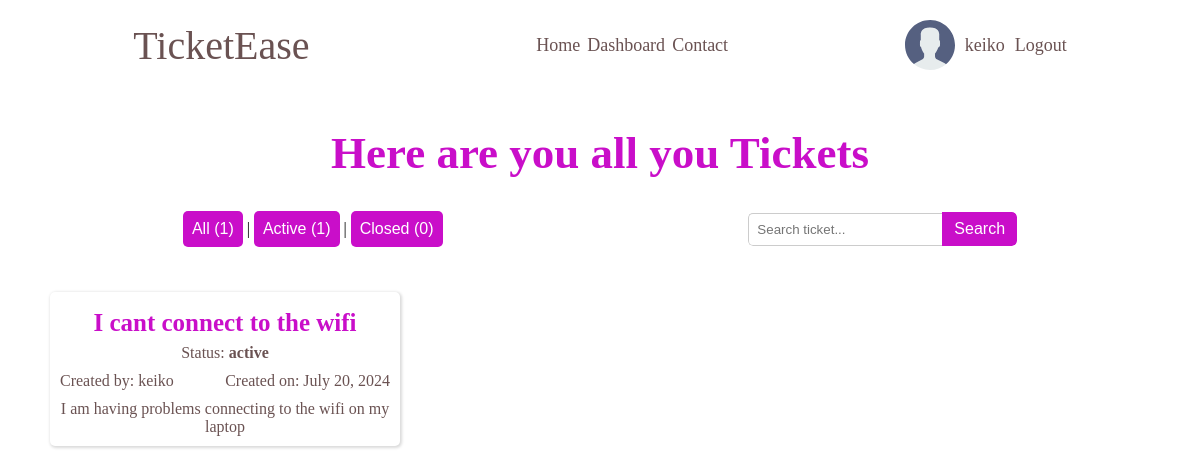
/engineer/keiko/dashboard?status=active (signed in), run on an earlier commit of the app's database.
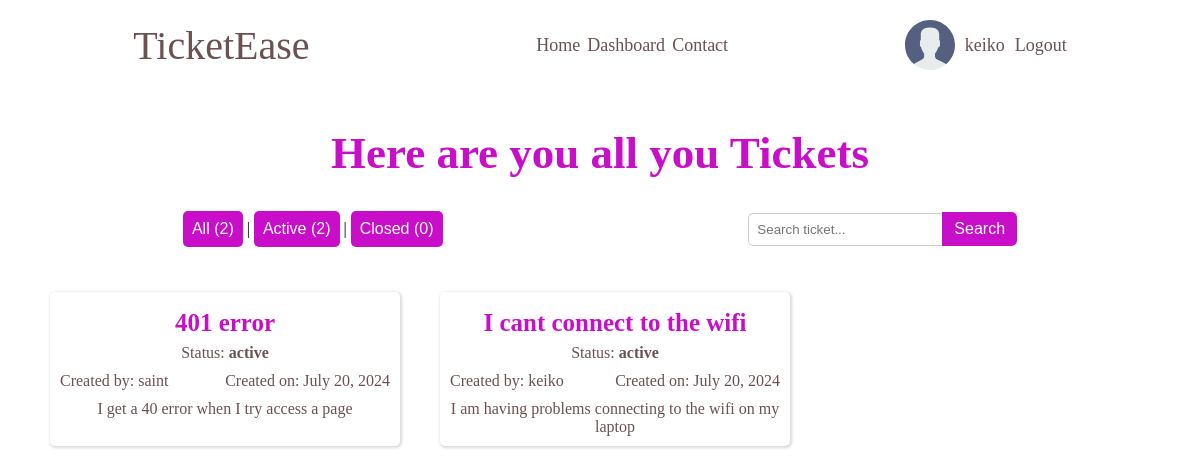
And on a later commit of the database.
### tickets/models.py (models this page shows, shortened)
class Ticket(models.Model):
    STATUS = (
        ('open', 'open'),
        ('active', 'active'),
        ('closed', 'closed'),
    )
    ticket_id = models.UUIDField(default=uuid.uuid4)
    slug = models.SlugField(unique=True)
    title = models.CharField(max_length=100)
    description = models.TextField()
    status = models.CharField(max_length=100, choices=STATUS, default='open')
    attachments = models.ImageField(null=True, blank=True, upload_to='attachments/')
    created_by = models.ForeignKey(CustomUser, on_delete=models.SET_NULL, null=True, related_name='created_by')
    assigned_to = models.ForeignKey(CustomUser, on_delete=models.SET_NULL, null=True, blank=True, related_name='assigned_to')
    accepted_on = models.DateTimeField(null=True, blank=True)
    closed_on = models.DateTimeField(null=True, blank=True)
    updated_on = models.DateTimeField(auto_now=True)
    created_on = models.DateTimeField(auto_now_add=True)

### accounts/models.py (models this page shows)
class CustomUser(AbstractUser):
    USER_TYPE = (
        ('client', 'client'),
        ('engineer', 'engineer'),
    )
    email = models.EmailField()
    bio = models.TextField()
    user_type = models.CharField(max_length=10, choices=USER_TYPE, default='client')
    avatar = models.ImageField(null=True, default="avatars/default_avatar.svg", upload_to='avatars/')

### tickets/views.py (the view, shortened to what this page needs)
# urls.py: path('engineer/<str:username>/dashboard', engineerDashboard, name='engineer-dashboard'),
@login_required(login_url=('account_login'))
def engineerDashboard(request, username):
    current_engineer = get_object_or_404(CustomUser, username=username)
    tickets = Ticket.objects.filter(assigned_to=current_engineer)
    status = request.GET.get('status')
    query = request.GET.get('Q')
    if status:
        tickets = Ticket.objects.filter(status=status)
    tickets = tickets.order_by('-status', '-created_on')
    all_count = tickets.count()
    active_count = tickets.filter(status='active').count()
    closed_count = tickets.filter(status='closed').count()
    context = {
        'tickets': tickets,
        'all_count': all_count,
        'active_count': active_count,
        'closed_count': closed_count,
        }
    return render(request, 'tickets/engineer-dashboard.html', context)

### tickets/templates/tickets/engineer-dashboard.html (shortened to what this page needs)
{% extends 'tickets/index.html' %}
{% load static %}
{% block css %}
    <link rel="stylesheet" href="{% static  'tickets/styles/dashboards.css' %}">
{% endblock %}
{% block content %}
    <section class="dashboard-container">
        <div class="title">
            <h1>Here are you all you Tickets</h1>
        </div>
        <section class="search-filters">
            <section class="status-filters">
                <div class="filter-btns">
                    <button>
                        <a href="{% url 'engineer-dashboard' username=request.user.username %}?status=" style="color: white;">All ({{ all_count }})</a>
                    </button>
                    |
                    <button>
                        <a href="{% url 'engineer-dashboard' username=request.user.username %}?status=active" style="color: white;">Active ({{ active_count }})</a>
                    </button>
                    |
                    <button>
                        <a href="{% url 'engineer-dashboard' username=request.user.username %}?status=closed" style="color: white;">Closed ({{ closed_count }})</a>
                    </button>
                </div>
            </section>
            <section class="search-bar-container">
                <form class="search-bar method="GET" action="{% url 'tickets-view' %}">
                    <input type="text" name="q" placeholder="Search ticket...">
                    <button type="submit">Search</button>
                </form>
            </section>
        </section>
        <section class="tickets">
            {% for ticket in tickets %}
                <div class="ticket-container">
                    <section class="ticket-details">
                        <div class="title">
                            <h2 style="font-size: 25px;"> <a href="{% url 'ticket-details' slug=ticket.slug %}" style="color: rgb(201, 14, 201);">{{ ticket.title }}</a></h2>
                        </div>
                        <section class="status">
                            <p style="text-align: center;">Status: <b>{{ ticket.status }}</b></p>
                        </section>
                        <div class="detail-header">
                            <div class="created-by">
                                <p>Created by: {{ticket.created_by}}</p>
                            </div>
                            <div class="date">
                                <p>Created on: {{ticket.created_on | date:'F j, Y' }}</p>
                            </div>
                        </div>
                        <section class="description">
                            <p>{{ ticket.description | truncatechars:100 }}</p>
                        </section>
                    </section>
                </div>
            {% endfor %}
        </section>
    </section>
{% endblock %}

What changed in the data, as far as the page shows it:
now on this page (row edited): Ticket: title "401 error", status "active", created_by "saint", created_on "July 20, 2024", description "I get a 40 error when I try access a page"
Also different on the page:
{{ all_count }}: "1" → "2"
{{ active_count }}: "1" → "2"
